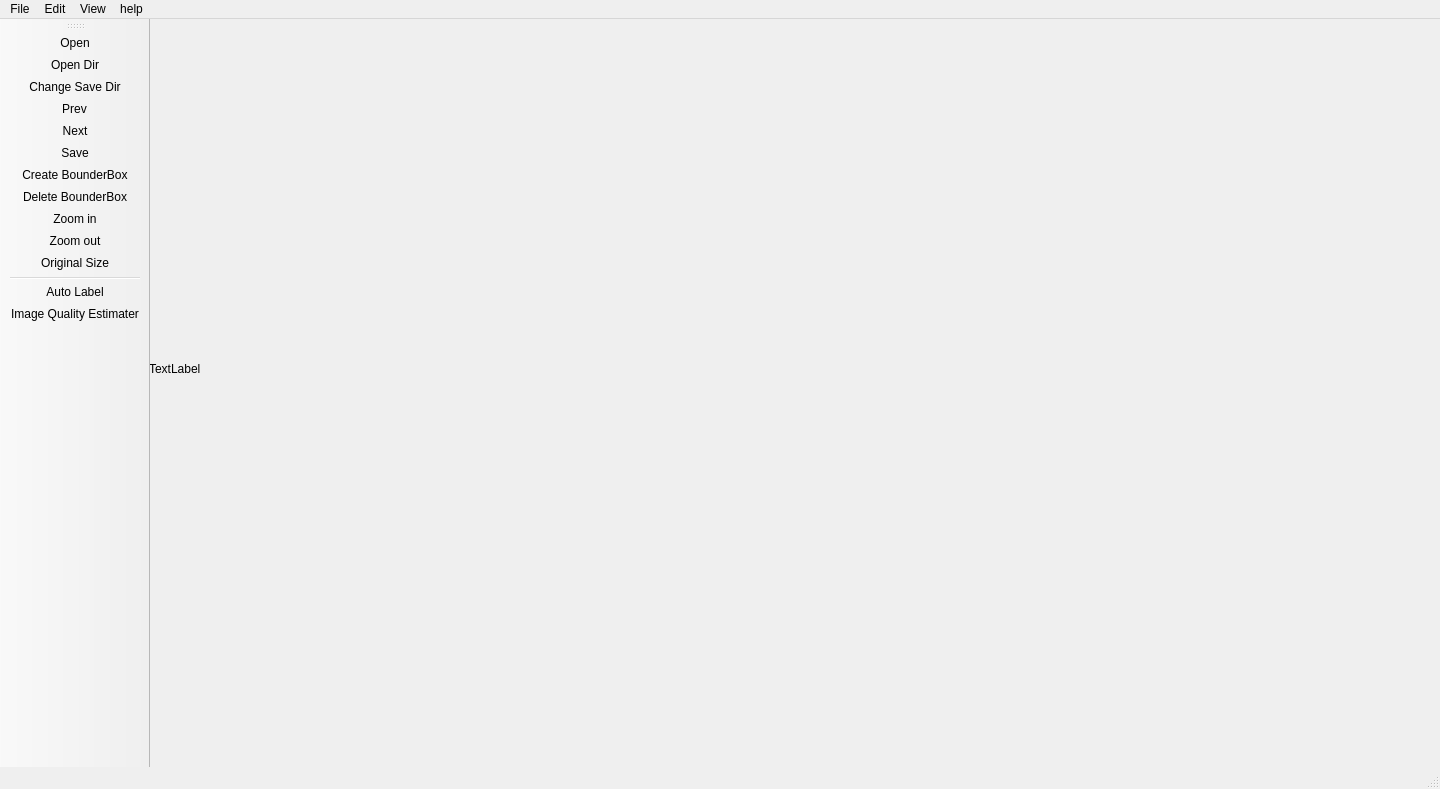
<?xml version="1.0" encoding="UTF-8"?>
<ui version="4.0">
 <class>MainWindow</class>
 <widget class="QMainWindow" name="MainWindow">
  <property name="geometry">
   <rect>
    <x>0</x>
    <y>0</y>
    <width>1440</width>
    <height>789</height>
   </rect>
  </property>
  <property name="windowTitle">
   <string>MainWindow</string>
  </property>
  <widget class="QWidget" name="centralwidget">
   <widget class="QWidget" name="horizontalLayoutWidget">
    <property name="geometry">
     <rect>
      <x>-1</x>
      <y>-1</y>
      <width>1001</width>
      <height>701</height>
     </rect>
    </property>
    <layout class="QHBoxLayout" name="horizontalLayout">
     <item>
      <widget class="QLabel" name="label">
       <property name="text">
        <string>TextLabel</string>
       </property>
      </widget>
     </item>
    </layout>
   </widget>
  </widget>
  <widget class="QMenuBar" name="menubar">
   <property name="geometry">
    <rect>
     <x>0</x>
     <y>0</y>
     <width>1440</width>
     <height>21</height>
    </rect>
   </property>
   <widget class="QMenu" name="menuFile">
    <property name="title">
     <string>File</string>
    </property>
    <addaction name="actionOpen"/>
    <addaction name="actionOpen_Dir"/>
    <addaction name="actionChange_Save_Dir"/>
    <addaction name="actionOpen_Annotation"/>
    <addaction name="separator"/>
    <addaction name="actionSave"/>
    <addaction name="actionSave_as"/>
    <addaction name="actionClose"/>
   </widget>
   <widget class="QMenu" name="menuEdit">
    <property name="title">
     <string>Edit</string>
    </property>
    <addaction name="actionCreate_BounderBox"/>
    <addaction name="actionDuplicate_BounderBOx"/>
    <addaction name="actionDelete_BounderBox"/>
    <addaction name="actionBox_Line_Color"/>
    <addaction name="separator"/>
    <addaction name="actionEdit_Label"/>
    <addaction name="actionAute_Label"/>
    <addaction name="actionImage_Quality_Estimater"/>
   </widget>
   <widget class="QMenu" name="menuView">
    <property name="title">
     <string>View</string>
    </property>
    <addaction name="actionAuto_Save_Mode"/>
    <addaction name="actionDisplay_Label"/>
    <addaction name="separator"/>
    <addaction name="actionZoom_in"/>
    <addaction name="actionZoom_out"/>
    <addaction name="actionOriginal_Size"/>
   </widget>
   <widget class="QMenu" name="menuhelp">
    <property name="title">
     <string>help</string>
    </property>
    <addaction name="actionAbout"/>
   </widget>
   <addaction name="menuFile"/>
   <addaction name="menuEdit"/>
   <addaction name="menuView"/>
   <addaction name="menuhelp"/>
  </widget>
  <widget class="QStatusBar" name="statusbar"/>
  <widget class="QToolBar" name="toolBar">
   <property name="minimumSize">
    <size>
     <width>0</width>
     <height>0</height>
    </size>
   </property>
   <property name="baseSize">
    <size>
     <width>0</width>
     <height>0</height>
    </size>
   </property>
   <property name="windowTitle">
    <string>toolBar</string>
   </property>
   <property name="toolTipDuration">
    <number>-1</number>
   </property>
   <property name="layoutDirection">
    <enum>Qt::LeftToRight</enum>
   </property>
   <property name="autoFillBackground">
    <bool>false</bool>
   </property>
   <property name="movable">
    <bool>true</bool>
   </property>
   <property name="iconSize">
    <size>
     <width>40</width>
     <height>40</height>
    </size>
   </property>
   <property name="toolButtonStyle">
    <enum>Qt::ToolButtonTextUnderIcon</enum>
   </property>
   <attribute name="toolBarArea">
    <enum>LeftToolBarArea</enum>
   </attribute>
   <attribute name="toolBarBreak">
    <bool>false</bool>
   </attribute>
   <addaction name="actionOpen"/>
   <addaction name="actionOpen_Dir"/>
   <addaction name="actionChange_Save_Dir"/>
   <addaction name="actionPrev"/>
   <addaction name="actionNext"/>
   <addaction name="actionSave"/>
   <addaction name="actionCreate_BounderBox"/>
   <addaction name="actionDelete_BounderBox"/>
   <addaction name="actionZoom_in"/>
   <addaction name="actionZoom_out"/>
   <addaction name="actionOriginal_Size"/>
   <addaction name="separator"/>
   <addaction name="actionAute_Label"/>
   <addaction name="actionImage_Quality_Estimater"/>
  </widget>
  <action name="actionOpen">
   <property name="icon">
    <iconset>
     <normaloff>icons/folder.png</normaloff>icons/folder.png</iconset>
   </property>
   <property name="text">
    <string>Open</string>
   </property>
  </action>
  <action name="actionOpen_Dir">
   <property name="icon">
    <iconset>
     <normaloff>icons/folder.png</normaloff>icons/folder.png</iconset>
   </property>
   <property name="text">
    <string>Open Dir</string>
   </property>
  </action>
  <action name="actionChange_Save_Dir">
   <property name="icon">
    <iconset>
     <normaloff>icons/folder.png</normaloff>icons/folder.png</iconset>
   </property>
   <property name="text">
    <string>Change Save Dir</string>
   </property>
  </action>
  <action name="actionNext">
   <property name="icon">
    <iconset>
     <normaloff>icons/next (1).png</normaloff>icons/next (1).png</iconset>
   </property>
   <property name="text">
    <string>Next</string>
   </property>
  </action>
  <action name="actionPrev">
   <property name="icon">
    <iconset>
     <normaloff>icons/previous.png</normaloff>icons/previous.png</iconset>
   </property>
   <property name="text">
    <string>Prev</string>
   </property>
  </action>
  <action name="actionSave">
   <property name="icon">
    <iconset>
     <normaloff>icons/diskette.png</normaloff>icons/diskette.png</iconset>
   </property>
   <property name="text">
    <string>Save</string>
   </property>
  </action>
  <action name="actionSave_as">
   <property name="icon">
    <iconset>
     <normaloff>icons/diskette.png</normaloff>icons/diskette.png</iconset>
   </property>
   <property name="text">
    <string>Save as</string>
   </property>
  </action>
  <action name="actionClose">
   <property name="icon">
    <iconset>
     <normaloff>../../Downloads/cancel.png</normaloff>../../Downloads/cancel.png</iconset>
   </property>
   <property name="text">
    <string>Close</string>
   </property>
  </action>
  <action name="actionOpen_Annotation">
   <property name="checkable">
    <bool>false</bool>
   </property>
   <property name="checked">
    <bool>false</bool>
   </property>
   <property name="icon">
    <iconset>
     <normaloff>icons/folder.png</normaloff>icons/folder.png</iconset>
   </property>
   <property name="text">
    <string>Open Annotation</string>
   </property>
  </action>
  <action name="actionCreate_BounderBox">
   <property name="icon">
    <iconset>
     <normaloff>../../Downloads/page.png</normaloff>../../Downloads/page.png</iconset>
   </property>
   <property name="text">
    <string>Create BounderBox</string>
   </property>
  </action>
  <action name="actionDuplicate_BounderBOx">
   <property name="text">
    <string>Duplicate BounderBox</string>
   </property>
  </action>
  <action name="actionDelete_BounderBox">
   <property name="icon">
    <iconset>
     <normaloff>icons/bin.png</normaloff>icons/bin.png</iconset>
   </property>
   <property name="text">
    <string>Delete BounderBox</string>
   </property>
  </action>
  <action name="actionBox_Line_Color">
   <property name="text">
    <string>Box Line Color</string>
   </property>
  </action>
  <action name="actionEdit_Label">
   <property name="text">
    <string>Edit Label</string>
   </property>
  </action>
  <action name="actionAute_Label">
   <property name="icon">
    <iconset>
     <normaloff>icons/label.png</normaloff>icons/label.png</iconset>
   </property>
   <property name="text">
    <string>Auto Label</string>
   </property>
  </action>
  <action name="actionImage_Quality_Estimater">
   <property name="icon">
    <iconset>
     <normaloff>icons/estimation.png</normaloff>icons/estimation.png</iconset>
   </property>
   <property name="text">
    <string>Image Quality Estimater</string>
   </property>
  </action>
  <action name="actionAuto_Save_Mode">
   <property name="text">
    <string>Auto Save Mode</string>
   </property>
  </action>
  <action name="actionDisplay_Label">
   <property name="text">
    <string>Display Label</string>
   </property>
  </action>
  <action name="actionZoom_in">
   <property name="icon">
    <iconset>
     <normaloff>icons/zoom-in.png</normaloff>icons/zoom-in.png</iconset>
   </property>
   <property name="text">
    <string>Zoom in</string>
   </property>
  </action>
  <action name="actionZoom_out">
   <property name="icon">
    <iconset>
     <normaloff>icons/magnifying-glass.png</normaloff>icons/magnifying-glass.png</iconset>
   </property>
   <property name="text">
    <string>Zoom out</string>
   </property>
  </action>
  <action name="actionOriginal_Size">
   <property name="icon">
    <iconset>
     <normaloff>../../Downloads/expand.png</normaloff>../../Downloads/expand.png</iconset>
   </property>
   <property name="text">
    <string>Original Size</string>
   </property>
  </action>
  <action name="actionAbout">
   <property name="text">
    <string>About</string>
   </property>
  </action>
 </widget>
 <resources/>
 <connections/>
</ui>
